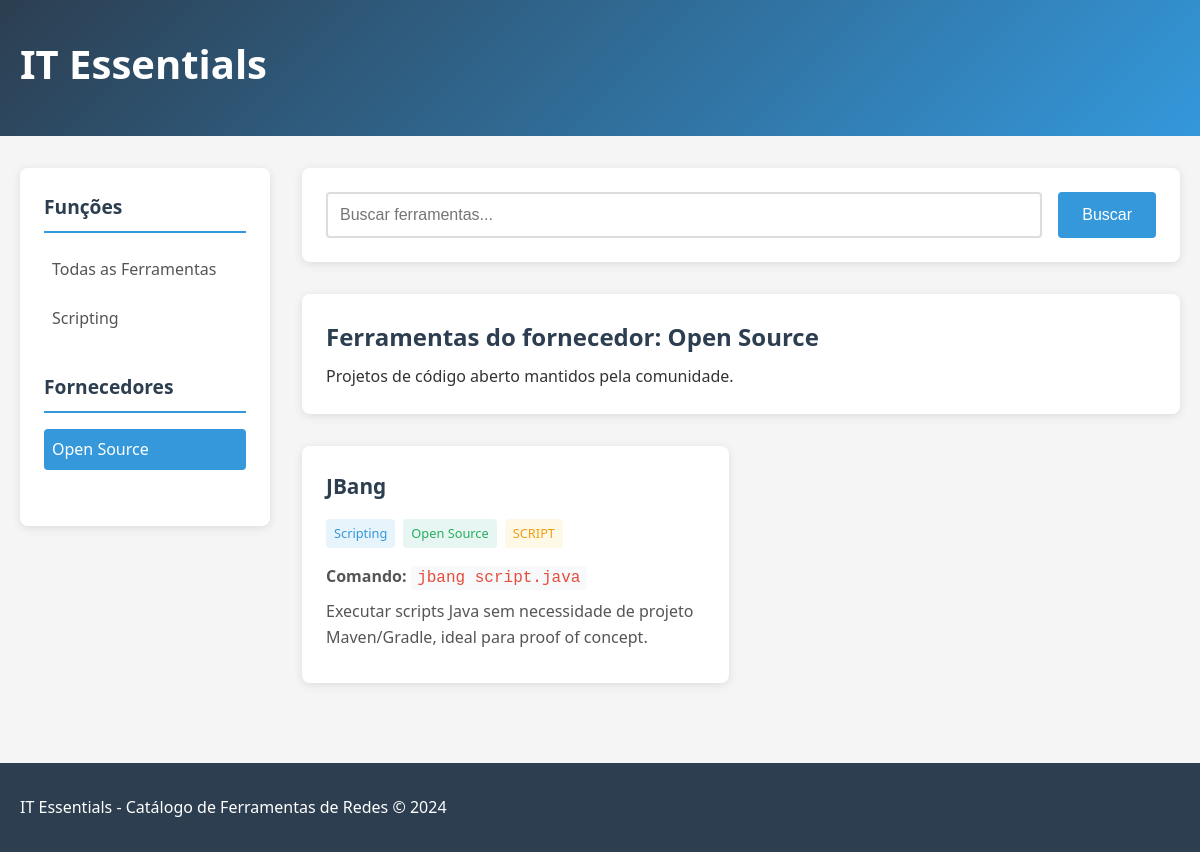
/fornecedor/1, run on the app's committed database.
### tables this page shows
CREATE TABLE funcao (
    id INTEGER PRIMARY KEY AUTOINCREMENT,
    nome TEXT NOT NULL,
    descricao TEXT,
    ramo_id INTEGER,
    FOREIGN KEY (ramo_id) REFERENCES ramo (id)
);

CREATE TABLE fornecedor (
    id INTEGER PRIMARY KEY AUTOINCREMENT,
    nome TEXT NOT NULL,
    descricao TEXT
);

CREATE TABLE ferramenta (
    id INTEGER PRIMARY KEY AUTOINCREMENT,
    funcao_id INTEGER,
    fornecedor_id INTEGER,
    nome TEXT NOT NULL,
    comando_sintaxe TEXT,
    protocolo_padrao TEXT,
    tipo TEXT CHECK(tipo IN ('CLI', 'GUI', 'API', 'SCRIPT', 'HARDWARE')),
    contexto_uso TEXT,
    FOREIGN KEY (funcao_id) REFERENCES funcao (id),
    FOREIGN KEY (fornecedor_id) REFERENCES fornecedor (id)
);

### routes.py (the view)
@main.route('/fornecedor/<int:fornecedor_id>')
def ferramentas_por_fornecedor(fornecedor_id):
    ferramentas = get_ferramentas_por_fornecedor(fornecedor_id)
    funcoes = get_funcoes()
    fornecedores = get_fornecedores()
    fornecedor_atual = next((f for f in fornecedores if f['id'] == fornecedor_id), None)
    return render_template('index.html',
                         ferramentas=ferramentas,
                         funcoes=funcoes,
                         fornecedores=fornecedores,
                         fornecedor_atual=fornecedor_atual,
                         pagina='fornecedor')

### models.py (called while the page is built)
def get_db():
    if 'db' not in g:
        database_path = os.path.join(os.path.dirname(__file__), 'database.db')
        g.db = sqlite3.connect(database_path)
        g.db.row_factory = sqlite3.Row
    return g.db

def get_funcoes():
    db = get_db()
    cursor = db.cursor()
    cursor.execute("SELECT id, nome, descricao FROM funcao ORDER BY nome")
    return cursor.fetchall()

def get_fornecedores():
    db = get_db()
    cursor = db.cursor()
    cursor.execute("SELECT id, nome, descricao FROM fornecedor ORDER BY nome")
    return cursor.fetchall()

def get_ferramentas_por_fornecedor(fornecedor_id):
    db = get_db()
    cursor = db.cursor()
    cursor.execute("""
        SELECT
            f.id,
            f.nome as ferramenta_nome,
            f.comando_sintaxe,
            f.protocolo_padrao,
            f.tipo,
            f.contexto_uso,
            fn.nome as funcao_nome,
            fr.nome as fornecedor_nome
        FROM ferramenta f
        JOIN funcao fn ON f.funcao_id = fn.id
        JOIN fornecedor fr ON f.fornecedor_id = fr.id
        WHERE f.fornecedor_id = ?
        ORDER BY fn.nome, f.nome
    """, (fornecedor_id,))
    return cursor.fetchall()

### templates/index.html (shortened to what this page needs)
<!DOCTYPE html>
<html lang="pt-BR">
<head>
    <link rel="stylesheet" href="{{ url_for('static', filename='style.css') }}">
</head>
<body>
    <header>
        <div class="container">
            <h1>IT Essentials</h1>
        </div>
    </header>
    <div class="container">
        <div class="sidebar">
            <h2>Funções</h2>
            <ul>
                <li><a href="{{ url_for('main.index') }}" class="{% if pagina == 'inicio' %}active{% endif %}">Todas as Ferramentas</a></li>
                {% for funcao in funcoes %}
                <li><a href="{{ url_for('main.ferramentas_por_funcao', funcao_id=funcao.id) }}"
                       class="{% if funcao_atual and funcao_atual.id == funcao.id %}active{% endif %}">
                    {{ funcao.nome }}
                </a></li>
                {% endfor %}
            </ul>
            <h2>Fornecedores</h2>
            <ul>
                {% for fornecedor in fornecedores %}
                <li><a href="{{ url_for('main.ferramentas_por_fornecedor', fornecedor_id=fornecedor.id) }}"
                       class="{% if fornecedor_atual and fornecedor_atual.id == fornecedor.id %}active{% endif %}">
                    {{ fornecedor.nome }}
                </a></li>
                {% endfor %}
            </ul>
        </div>
        <div class="main-content">
            <div class="search-box">
                <form action="{{ url_for('main.buscar') }}" method="get">
                    <input type="text" name="q" placeholder="Buscar ferramentas..." value="{{ termo_busca or '' }}">
                    <button type="submit">Buscar</button>
                </form>
            </div>
            <div class="page-header">
                {% if funcao_atual %}
                    <h2>Ferramentas para: {{ funcao_atual.nome }}</h2>
                    <p>{{ funcao_atual.descricao }}</p>
                {% elif fornecedor_atual %}
                    <h2>Ferramentas do fornecedor: {{ fornecedor_atual.nome }}</h2>
                    <p>{{ fornecedor_atual.descricao }}</p>
                {% elif termo_busca %}
                    <h2>Resultados para: "{{ termo_busca }}"</h2>
                    <p>{{ ferramentas|length }} ferramenta(s) encontrada(s)</p>
                {% else %}
                    <h2>Todas as Ferramentas</h2>
                    <p>Catálogo completo de ferramentas para redes de computadores</p>
                {% endif %}
            </div>
            <div class="tools-grid">
                {% for ferramenta in ferramentas %}
                <div class="tool-card">
                    <h3>{{ ferramenta.ferramenta_nome }}</h3>
                    <div class="tool-meta">
                        <span class="funcao">{{ ferramenta.funcao_nome }}</span>
                        <span class="fornecedor">{{ ferramenta.fornecedor_nome }}</span>
                        <span class="tipo {{ ferramenta.tipo.lower() }}">{{ ferramenta.tipo }}</span>
                    </div>
                    <div class="tool-details">
                        {% if ferramenta.comando_sintaxe %}
                        <p><strong>Comando:</strong> <code>{{ ferramenta.comando_sintaxe }}</code></p>
                        {% endif %}
                        <p>{{ ferramenta.contexto_uso }}</p>
                    </div>
                </div>
                {% else %}
                <div class="no-results">
                    <p>Nenhuma ferramenta encontrada.</p>
                </div>
                {% endfor %}
            </div>
        </div>
    </div>
    <footer>
        <div class="container">
            <p>IT Essentials - Catálogo de Ferramentas de Redes &copy; 2024</p>
        </div>
    </footer>
</body>
</html>

### static/style.css (style rules this page uses)
* { margin: 0; padding: 0; box-sizing: border-box; }
body { font-family: 'Segoe UI', Tahoma, Geneva, Verdana, sans-serif; line-height: 1.6; color: #333; background-color: #f5f5f5; }
.container { max-width: 1200px; margin: 0 auto; padding: 0 20px; display: flex; }
header { background: linear-gradient(135deg, #2c3e50, #3498db); color: white; padding: 2rem 0; margin-bottom: 2rem; }
header h1 { font-size: 2.5rem; margin-bottom: 0.5rem; }
.sidebar { width: 250px; background: white; padding: 1.5rem; border-radius: 8px; box-shadow: 0 2px 10px rgba(0,0,0,0.1); margin-right: 2rem; height: fit-content; }
.sidebar h2 { font-size: 1.2rem; margin-bottom: 1rem; color: #2c3e50; border-bottom: 2px solid #3498db; padding-bottom: 0.5rem; }
.sidebar ul { list-style: none; margin-bottom: 2rem; }
.sidebar li { margin-bottom: 0.5rem; }
.sidebar a { color: #555; text-decoration: none; padding: 0.5rem; display: block; border-radius: 4px; transition: all 0.3s ease; }
.sidebar a:hover, .sidebar a.active { background-color: #3498db; color: white; }
.main-content { flex: 1; }
.search-box { background: white; padding: 1.5rem; border-radius: 8px; box-shadow: 0 2px 10px rgba(0,0,0,0.1); margin-bottom: 2rem; }
.search-box form { display: flex; gap: 1rem; }
.search-box input { flex: 1; padding: 0.75rem; border: 2px solid #ddd; border-radius: 4px; font-size: 1rem; }
.search-box button { padding: 0.75rem 1.5rem; background: #3498db; color: white; border: none; border-radius: 4px; cursor: pointer; font-size: 1rem; transition: background 0.3s ease; }
.page-header { background: white; padding: 1.5rem; border-radius: 8px; box-shadow: 0 2px 10px rgba(0,0,0,0.1); margin-bottom: 2rem; }
.page-header h2 { color: #2c3e50; margin-bottom: 0.5rem; }
.tools-grid { display: grid; grid-template-columns: repeat(auto-fill, minmax(300px, 1fr)); gap: 1.5rem; margin-bottom: 2rem; }
.tool-card { background: white; padding: 1.5rem; border-radius: 8px; box-shadow: 0 2px 10px rgba(0,0,0,0.1); transition: transform 0.3s ease, box-shadow 0.3s ease; }
.tool-card h3 { color: #2c3e50; margin-bottom: 1rem; font-size: 1.3rem; }
.tool-meta { display: flex; flex-wrap: wrap; gap: 0.5rem; margin-bottom: 1rem; }
.tool-meta span { padding: 0.25rem 0.5rem; border-radius: 4px; font-size: 0.8rem; font-weight: 500; }
.tool-meta .funcao { background: #e8f4fc; color: #3498db; }
.tool-meta .fornecedor { background: #e8f6f3; color: #27ae60; }
.tool-meta .tipo { background: #fef9e7; color: #f39c12; }
.tool-meta .tipo.script { background: #fef9e7; color: #f39c12; }
.tool-details p { margin-bottom: 0.5rem; color: #555; }
.tool-details code { background: #f8f9fa; padding: 0.2rem 0.4rem; border-radius: 3px; font-family: 'Courier New', monospace; color: #e74c3c; }
footer { background: #2c3e50; color: white; text-align: center; padding: 2rem 0; margin-top: 3rem; }

### data on the page
funcao: nome "Scripting"
fornecedor: nome "Open Source", descricao "Projetos de código aberto mantidos pela comunidade."
ferramenta: ferramenta_nome "JBang", funcao_nome "Scripting", fornecedor_nome "Open Source", tipo "SCRIPT", comando_sintaxe "jbang script.java", contexto_uso "Executar scripts Java sem necessidade de projeto Maven/Gradle, ideal para proof of concept."
